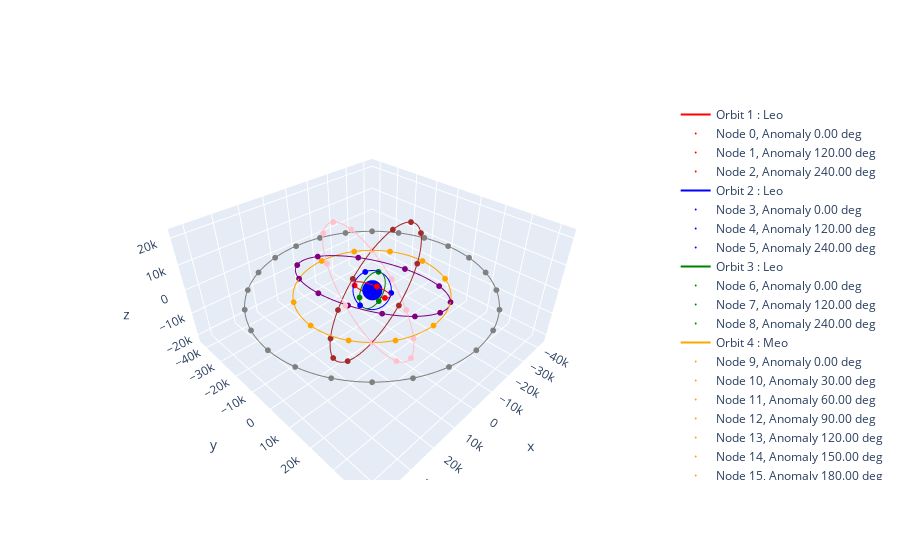

Write notebook code for a chart like this one.
### Code cell
colors = ['red', 'blue', 'green', 'orange', 'purple', 'brown', 'pink', 'grey']

fig = go.Figure()

# Plotting orbits and nodes with the same color
for i, orbit in enumerate(O):
    coords = orbit.sample()
    fig.add_trace(go.Scatter3d(x=coords.x.value, y=coords.y.value, z=coords.z.value,
                               mode='lines', name=f'Orbit {i+1} : {orbit.ttype}', line=dict(color=colors[i])))

    for node in orbit.noeuds:
        new_orbit = Orbit.from_classical(node.orbit.attractor, node.orbit.a, node.orbit.ecc, node.orbit.inc, node.orbit.raan, node.orbit.argp, node.true_anomaly)
        r = new_orbit.r  # Retrieve the position
        fig.add_trace(go.Scatter3d(x=[r[0].value], y=[r[1].value], z=[r[2].value],
                                   mode='markers', marker=dict(size=2, color=colors[i]), name=f"Node {node.id}, Anomaly {node.true_anomaly:.2f}"))
        
fig.add_trace(go.Scatter3d(x=[0], y=[0], z=[0],
                           mode='markers', marker=dict(size=7, color='blue'), name='Earth'))

fig.update_layout(scene=dict(aspectmode='data'))
fig.show()
